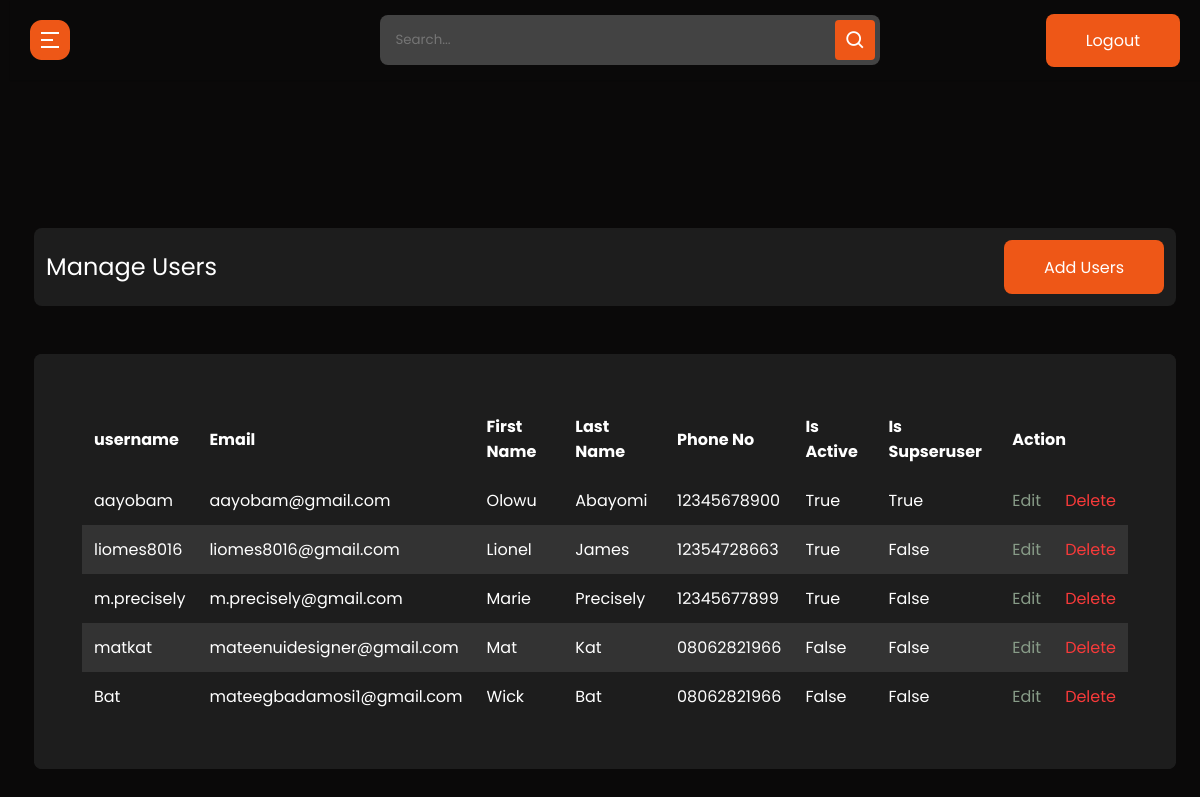
Page /admin-user-list/ (signed in) on the earlier database version.
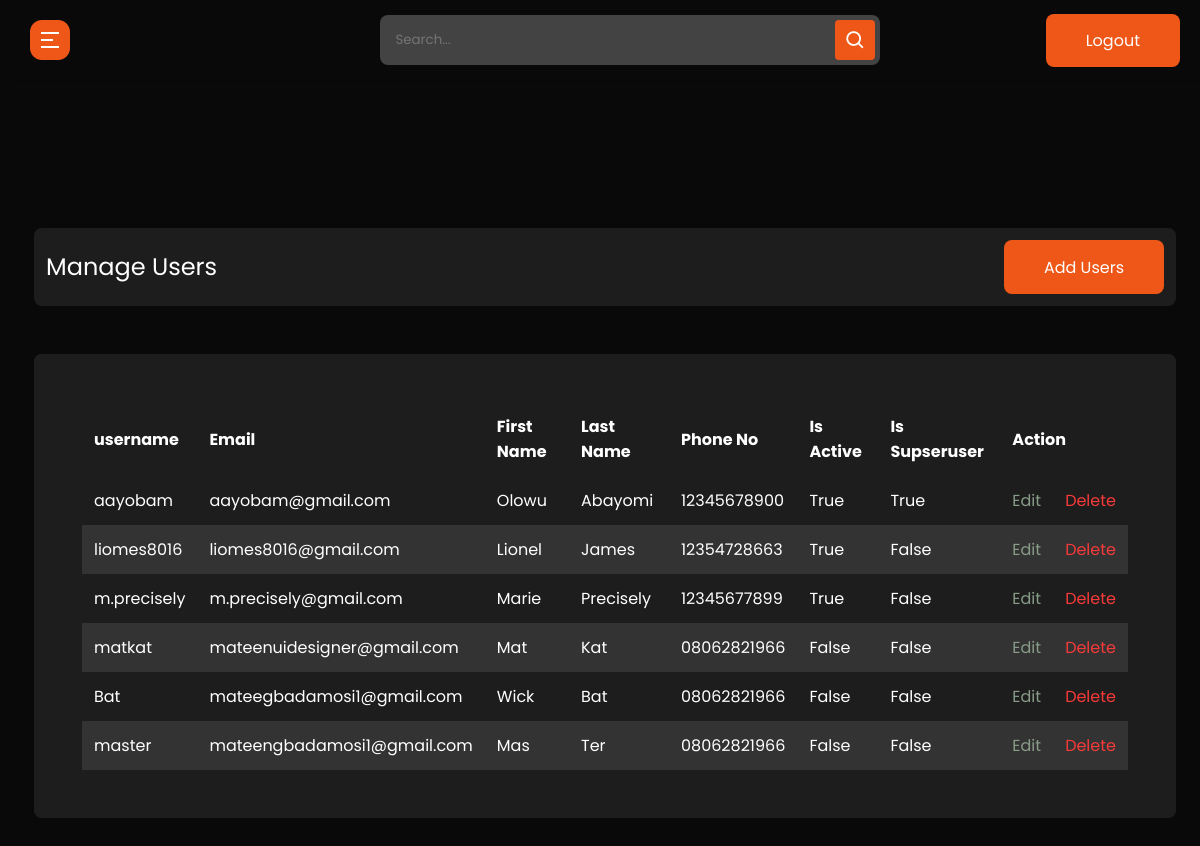
Same page on the later database version.
### userprolog/models.py (models this page shows, shortened)
class User(AbstractBaseUser, PermissionsMixin):
    id = models.UUIDField(primary_key=True, default=uuid.uuid4, editable=False, unique=True)
    username = models.CharField(max_length=200, unique=True, blank=True)
    email = models.EmailField(max_length=200, unique=True, blank=False)
    first_name = models.CharField(max_length=200, blank=True)
    last_name = models.CharField(max_length=200, blank=True)
    phone_no = models.CharField(max_length=11,validators=[MaxLengthValidator(11)])
    profile_picture = models.ImageField(null=True, blank=True, default="default_user_image.jpeg", upload_to="profile_image/",)
    is_active = models.BooleanField(default=False)
    is_staff = models.BooleanField(default=False)
    is_superuser = models.BooleanField(default=False)
    date_joined = models.DateTimeField(auto_now_add=True)
    created = models.DateTimeField(auto_now_add=True)
    updated = models.DateTimeField(auto_now=True)
    objects = UserManager()
    EMAIL_FIELD = 'email'
    USERNAME_FIELD = 'username'
    REQUIRED_FIELDS = ['email',]

### cms/decorators.py (the view)
        def wrapper_func(request, *args, **kwargs):
            group = None
            if request.user.groups.exists():
                group = request.user.groups.all()[0].name
            if group in allowed_roles:
                return view_func(request, *args, **kwargs)
            else:
                return redirect("unauthorized-page")

### cms/views.py (called while the page is built)
@login_required(login_url='admin-login')
@allowed_user(allowed_roles=['admin'])
@admin_only
def admin_user_list(request):
    template_name = "cms/admin-user/index.html"
    users = User.objects.all()
    context = {"users":users}
    return render(request, template_name, context)

### cms/templates/cms/admin-user/index.html
{% extends 'admin_base.html' %}
{% load static %}
{% block content %}
  <section class="panel-section" style=margin-top:-700px>
    <div class="panel-content">
      <div class="page-wrapper admin-wrapper">
        <section class="alt-nav">
            <h4>Manage Users</h4>
            <a href="{% url 'admin-create-user' %}" class="btn">Add Users</a>
        </section>
        <div class="content-container">
          <section class="trade-table">
              <table>
                <thead>
                  <tr>
                    <th scope="col">username</th>
                    <th scope="col">Email</th>
                    <th scope="col">First Name</th>
                    <th scope="col">Last Name</th>
                    <th scope="col">Phone No</th>
                    <th scope="col">Is Active</th>
                    <th scope="col">Is Supseruser</th>
                    <th scope="col" colspan="2">Action</th>
                  </tr>
                </thead>
                <tbody>
                  {% for user in users %}
                    <tr>
                      <td data-label="Username">{{ user.username }}</td>
                      <td data-label="Email">{{ user.email }}</td>
                      <td data-label="First Name">{{ user.first_name|title }}</td>
                      <td data-label="Last Name">{{ user.last_name|title }}</td>
                      <td data-label="Phone No">{{ user.phone_no}}</td>
                      <td data-label="Is Active">{{ user.is_active}}</td>
                      <td data-label="Is Supseruser">{{ user.is_superuser }}</td>
                      <td data-label="Action"><a href="{% url 'admin-update-user' user.id %}" class="edit">Edit</a></td>
                      <td data-label="Action"><a href="{% url 'admin-delete-user' user.id %}" class="delete">Delete</a></td>
                    </tr>
                  {% endfor %}
                </tbody>
              </table>
          </section>
        </div>
      </div>
    </div>
  </section>
{% endblock content %}

Differences in the rows shown:
added User: username "master", email "mateengbadamosi1@gmail.com", first_name "Mas", last_name "Ter", phone_no "08062821966", is_active "False", is_superuser "False"
